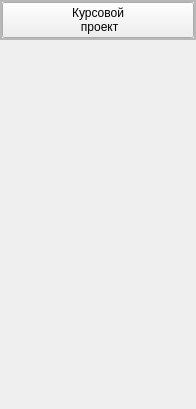
               <widget class="QWidget" name="page_3">
                <property name="geometry">
                 <rect>
                  <x>0</x>
                  <y>0</y>
                  <width>196</width>
                  <height>409</height>
                 </rect>
                </property>
                <attribute name="icon">
                 <iconset>
                  <normaloff>icons/down.svg</normaloff>icons/down.svg</iconset>
                </attribute>
                <attribute name="label">
                 <string>Project</string>
                </attribute>
                <layout class="QVBoxLayout" name="verticalLayout_18">
                 <property name="spacing">
                  <number>0</number>
                 </property>
                 <property name="leftMargin">
                  <number>0</number>
                 </property>
                 <property name="topMargin">
                  <number>0</number>
                 </property>
                 <property name="rightMargin">
                  <number>0</number>
                 </property>
                 <property name="bottomMargin">
                  <number>0</number>
                 </property>
                 <item alignment="Qt::AlignTop">
                  <widget class="QFrame" name="frame_21">
                   <property name="frameShape">
                    <enum>QFrame::StyledPanel</enum>
                   </property>
                   <property name="frameShadow">
                    <enum>QFrame::Raised</enum>
                   </property>
                   <layout class="QVBoxLayout" name="verticalLayout_19">
                    <property name="spacing">
                     <number>0</number>
                    </property>
                    <property name="leftMargin">
                     <number>0</number>
                    </property>
                    <property name="topMargin">
                     <number>0</number>
                    </property>
                    <property name="rightMargin">
                     <number>0</number>
                    </property>
                    <property name="bottomMargin">
                     <number>0</number>
                    </property>
                    <item>
                     <widget class="QFrame" name="frame_22">
                      <property name="frameShape">
                       <enum>QFrame::StyledPanel</enum>
                      </property>
                      <property name="frameShadow">
                       <enum>QFrame::Raised</enum>
                      </property>
                      <layout class="QVBoxLayout" name="verticalLayout_20">
                       <property name="spacing">
                        <number>0</number>
                       </property>
                       <property name="leftMargin">
                        <number>0</number>
                       </property>
                       <property name="topMargin">
                        <number>0</number>
                       </property>
                       <property name="rightMargin">
                        <number>0</number>
                       </property>
                       <property name="bottomMargin">
                        <number>0</number>
                       </property>
                       <item>
                        <widget class="QPushButton" name="pushButton_12">
                         <property name="text">
                          <string>Курсовой
 проект</string>
                         </property>
                        </widget>
                       </item>
                      </layout>
                     </widget>
                    </item>
                   </layout>
                  </widget>
                 </item>
                </layout>
               </widget>
